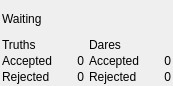
<?xml version="1.0" encoding="UTF-8"?>
<ui version="4.0">
 <class>TodStatsUi</class>
 <widget class="QWidget" name="TodStatsUi">
  <property name="geometry">
   <rect>
    <x>0</x>
    <y>0</y>
    <width>173</width>
    <height>86</height>
   </rect>
  </property>
  <property name="windowTitle">
   <string>Form</string>
  </property>
  <layout class="QVBoxLayout" name="verticalLayout_3">
   <property name="spacing">
    <number>2</number>
   </property>
   <property name="leftMargin">
    <number>2</number>
   </property>
   <property name="topMargin">
    <number>2</number>
   </property>
   <property name="rightMargin">
    <number>2</number>
   </property>
   <property name="bottomMargin">
    <number>2</number>
   </property>
   <item>
    <widget class="QLabel" name="m_NameLabel">
     <property name="text">
      <string>Waiting</string>
     </property>
    </widget>
   </item>
   <item>
    <layout class="QHBoxLayout" name="horizontalLayout_7">
     <property name="spacing">
      <number>5</number>
     </property>
     <item>
      <layout class="QVBoxLayout" name="verticalLayout">
       <property name="spacing">
        <number>2</number>
       </property>
       <item>
        <widget class="QLabel" name="m_TruthsLlabel">
         <property name="lineWidth">
          <number>9</number>
         </property>
         <property name="text">
          <string>Truths</string>
         </property>
        </widget>
       </item>
       <item>
        <layout class="QHBoxLayout" name="horizontalLayout">
         <property name="spacing">
          <number>2</number>
         </property>
        </layout>
       </item>
       <item>
        <layout class="QHBoxLayout" name="horizontalLayout_2">
         <property name="spacing">
          <number>2</number>
         </property>
         <item>
          <widget class="QLabel" name="m_TruthAcceptedLabel">
           <property name="text">
            <string>Accepted</string>
           </property>
          </widget>
         </item>
         <item>
          <widget class="QLabel" name="m_TruthAcceptedCnt">
           <property name="text">
            <string notr="true">0</string>
           </property>
           <property name="alignment">
            <set>Qt::AlignRight|Qt::AlignTrailing|Qt::AlignVCenter</set>
           </property>
          </widget>
         </item>
        </layout>
       </item>
       <item>
        <layout class="QHBoxLayout" name="horizontalLayout_3">
         <property name="spacing">
          <number>2</number>
         </property>
         <item>
          <widget class="QLabel" name="m_TruthRejectedLabel">
           <property name="text">
            <string>Rejected</string>
           </property>
          </widget>
         </item>
         <item>
          <widget class="QLabel" name="m_TruthRejectedCnt">
           <property name="text">
            <string notr="true">0</string>
           </property>
           <property name="alignment">
            <set>Qt::AlignRight|Qt::AlignTrailing|Qt::AlignVCenter</set>
           </property>
          </widget>
         </item>
        </layout>
       </item>
      </layout>
     </item>
     <item>
      <layout class="QVBoxLayout" name="verticalLayout_2">
       <property name="spacing">
        <number>2</number>
       </property>
       <item>
        <widget class="QLabel" name="label_3">
         <property name="text">
          <string>Dares</string>
         </property>
        </widget>
       </item>
       <item>
        <layout class="QHBoxLayout" name="horizontalLayout_4">
         <property name="spacing">
          <number>2</number>
         </property>
        </layout>
       </item>
       <item>
        <layout class="QHBoxLayout" name="horizontalLayout_5">
         <property name="spacing">
          <number>2</number>
         </property>
         <item>
          <widget class="QLabel" name="m_DareAcceptedLabel">
           <property name="text">
            <string>Accepted</string>
           </property>
          </widget>
         </item>
         <item>
          <widget class="QLabel" name="m_DareAcceptedCnt">
           <property name="text">
            <string notr="true">0</string>
           </property>
           <property name="alignment">
            <set>Qt::AlignRight|Qt::AlignTrailing|Qt::AlignVCenter</set>
           </property>
          </widget>
         </item>
        </layout>
       </item>
       <item>
        <layout class="QHBoxLayout" name="horizontalLayout_6">
         <property name="spacing">
          <number>2</number>
         </property>
         <item>
          <widget class="QLabel" name="m_DareRejectedLabel">
           <property name="text">
            <string>Rejected</string>
           </property>
          </widget>
         </item>
         <item>
          <widget class="QLabel" name="m_DareRejectedCnt">
           <property name="text">
            <string notr="true">0</string>
           </property>
           <property name="alignment">
            <set>Qt::AlignRight|Qt::AlignTrailing|Qt::AlignVCenter</set>
           </property>
          </widget>
         </item>
        </layout>
       </item>
      </layout>
     </item>
    </layout>
   </item>
  </layout>
 </widget>
 <resources/>
 <connections/>
</ui>
